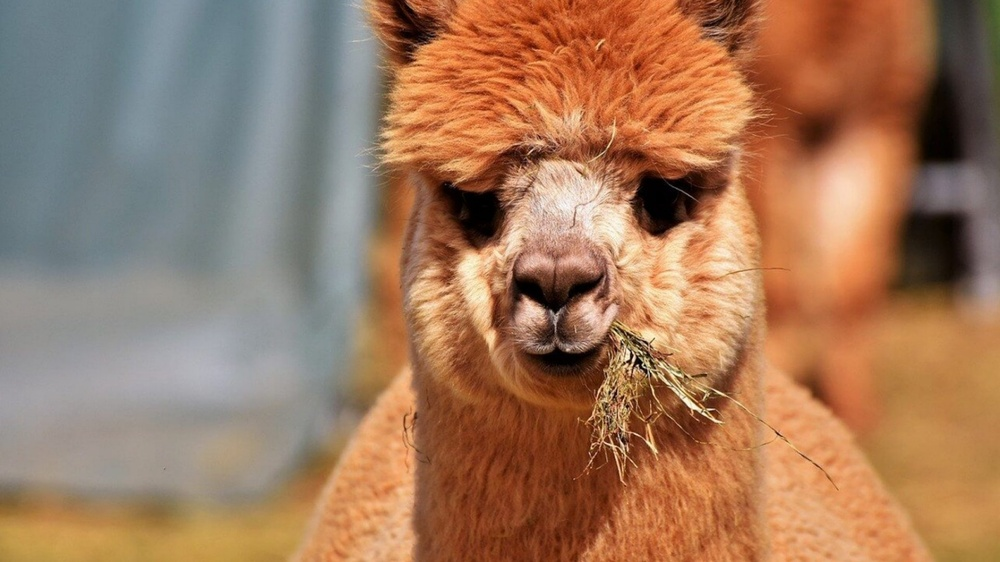
#> input picture Web/lista4/img/1.jpg, 1000 x 562 px, shrunk from 1920 x 1080 before the run
$ python -i modify_photos.py   (imports and definitions only)
#> lines starting #> are read from the running program, lines starting #| are printed output that depends on the picture
#> further down, picture is the input picture: PIL image 1000x562 RGB; mean R, G, B 160.8, 121.3, 93.7
from PIL import Image, ImageFilter, ImageEnhance
import numpy as np

def apply_distortions(img: Image.Image):
    img = img.filter(ImageFilter.GaussianBlur(radius=1))
    enhancer = ImageEnhance.Brightness(img)
    img = enhancer.enhance(0.8)
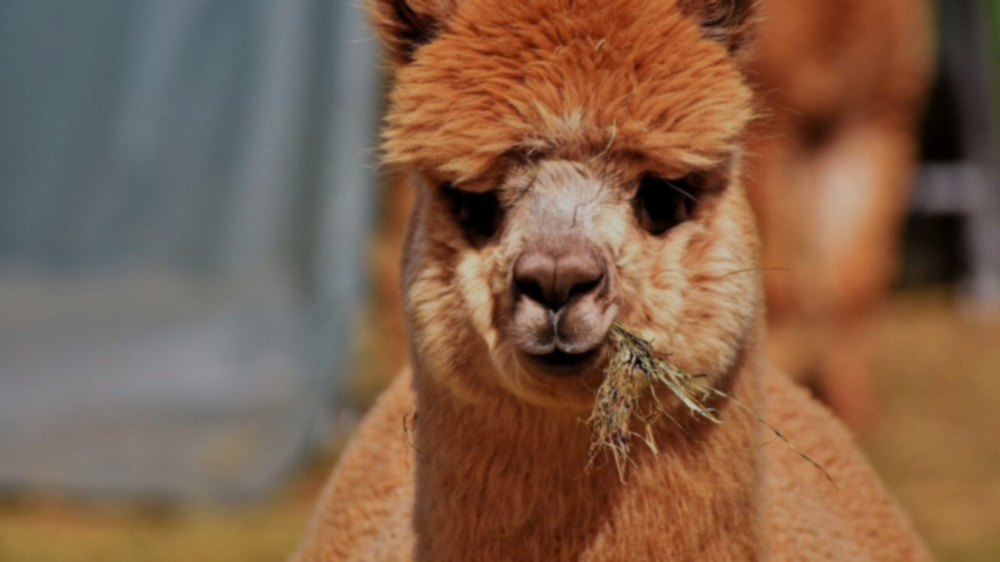
#> img: PIL image 1000x562 RGB; mean R, G, B 128.1, 96.5, 74.3
    np_img = np.array(img).astype(np.float32)
    noise = np.random.normal(0, 10, np_img.shape).astype(np.float32)
    np_img += noise
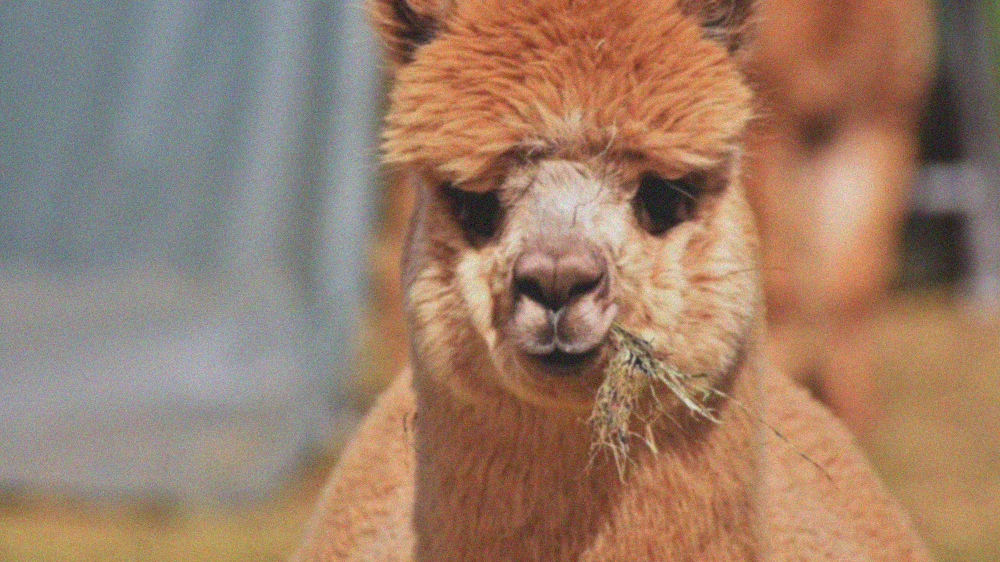
#> np_img: shape (562, 1000, 3) float32; mean R, G, B 128, 96.5, 74.3; drawn with min black and max white
    np_img = np.clip(np_img, 0, 255).astype(np.uint8)
    return Image.fromarray(np_img)

>>> from PIL import Image
>>> picture = Image.open('../../Web/lista4/img/1.jpg')
>>> result = apply_distortions(picture)

$ run again, on Web/lista4/img/2.jpg
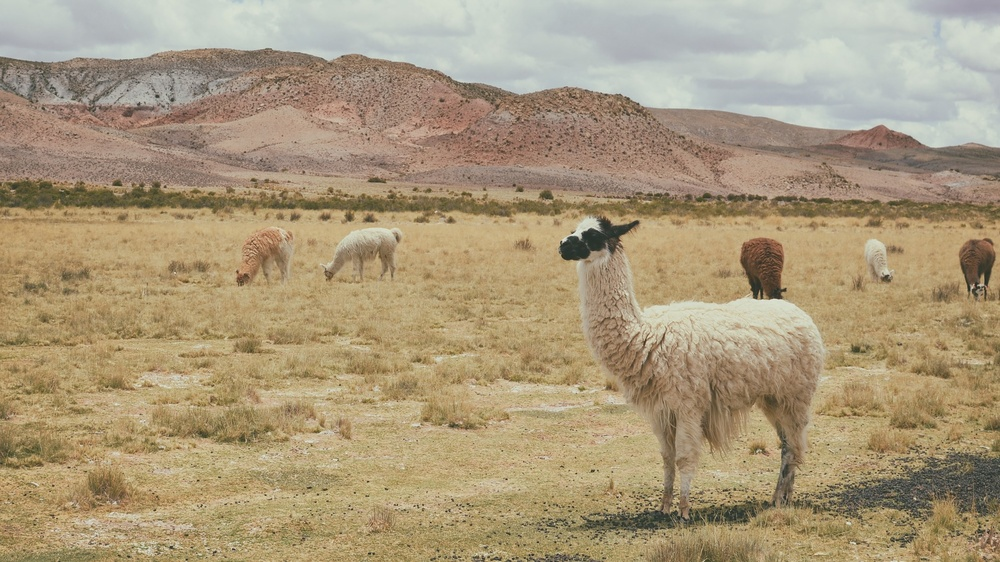
#> input picture Web/lista4/img/2.jpg, 1000 x 562 px, shrunk from 1920 x 1080 before the run
#> picture is the input picture: PIL image 1000x562 RGB; mean R, G, B 169.4, 152.6, 122.8
#> in apply_distortions, `img = enhancer.enhance(0.8)`:
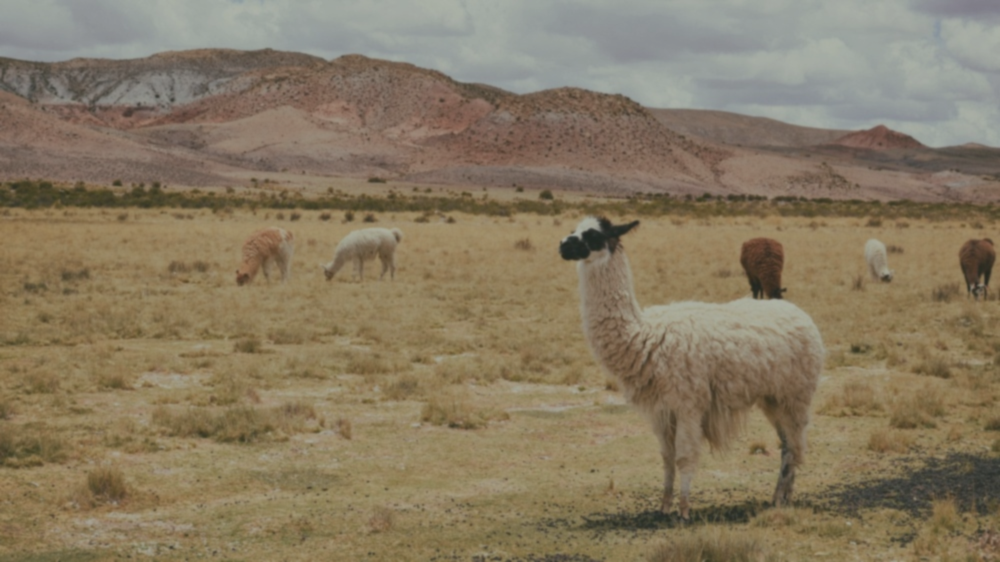
#> img: PIL image 1000x562 RGB; mean R, G, B 134.7, 121.3, 97.5

$ run again, on Web/lista4/img/3.jpg
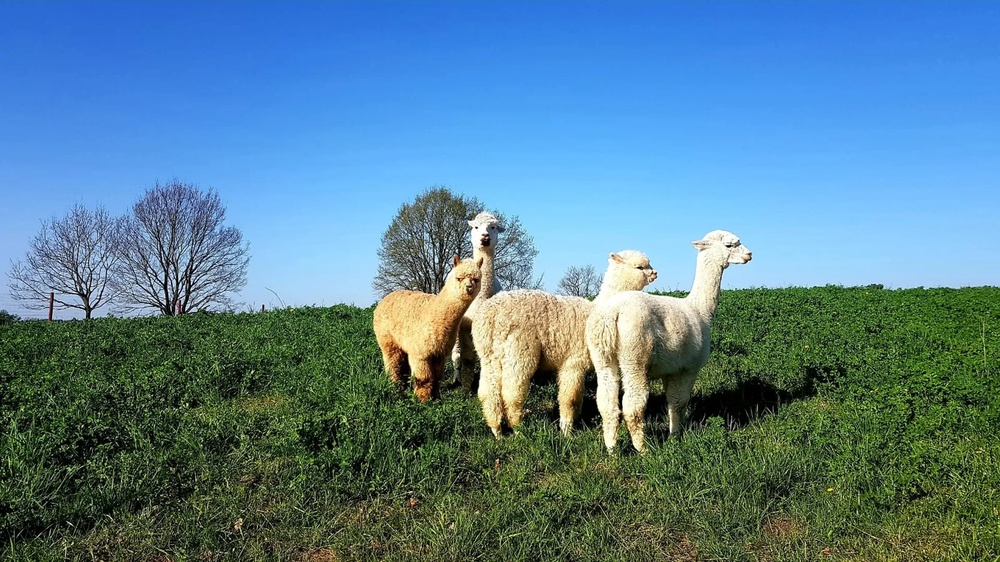
#> input picture Web/lista4/img/3.jpg, 1000 x 562 px, shrunk from 1920 x 1080 before the run
#> picture is the input picture: PIL image 1000x562 RGB; mean R, G, B 88.1, 127.6, 147.2
#> in apply_distortions, `img = enhancer.enhance(0.8)`:
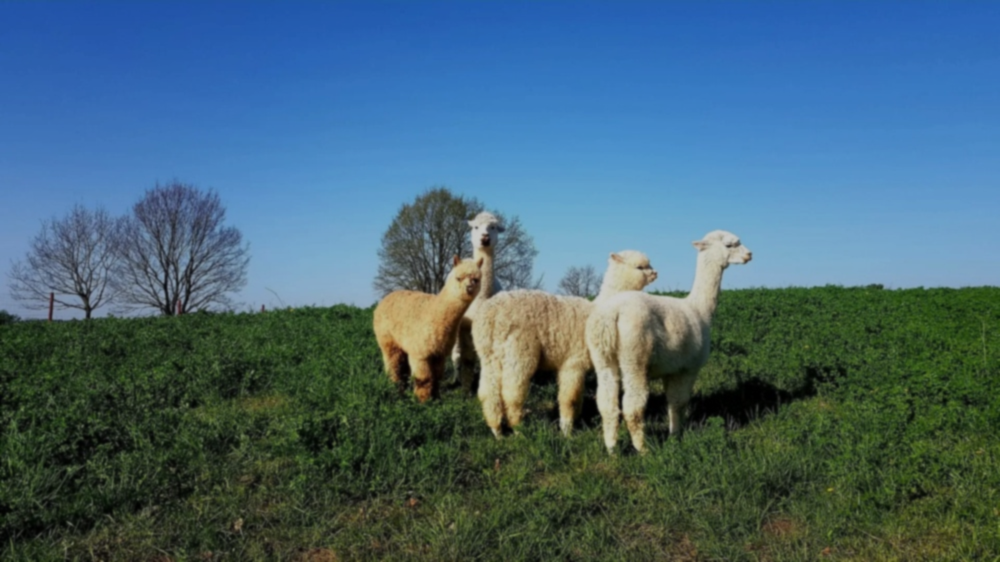
#> img: PIL image 1000x562 RGB; mean R, G, B 69.8, 101.5, 117.2
#> in apply_distortions, `np_img += noise`:
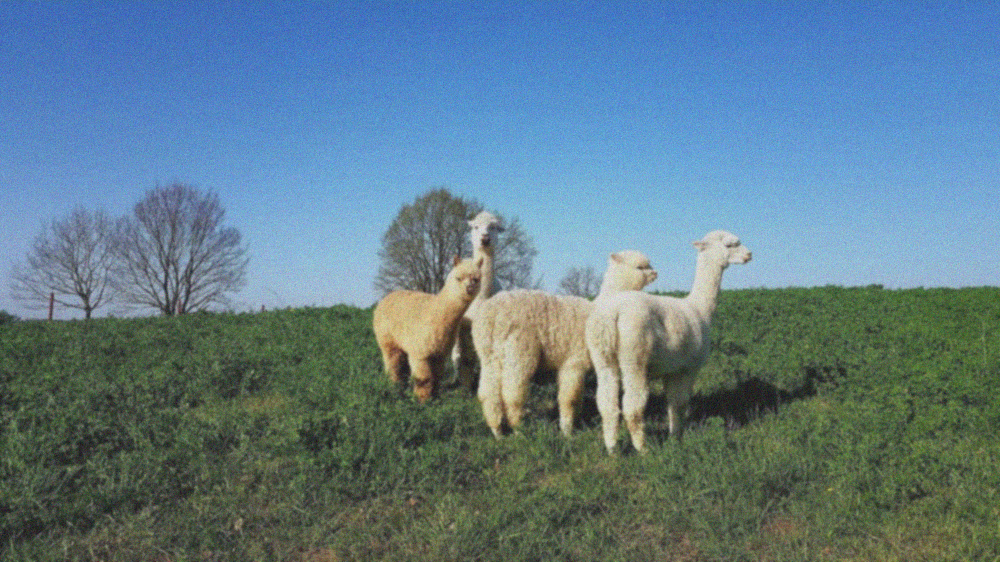
#> np_img: shape (562, 1000, 3) float32; mean R, G, B 69.8, 101.5, 117.2; drawn with min black and max white

$ run again, on Web/lista4/img/bg.jpg
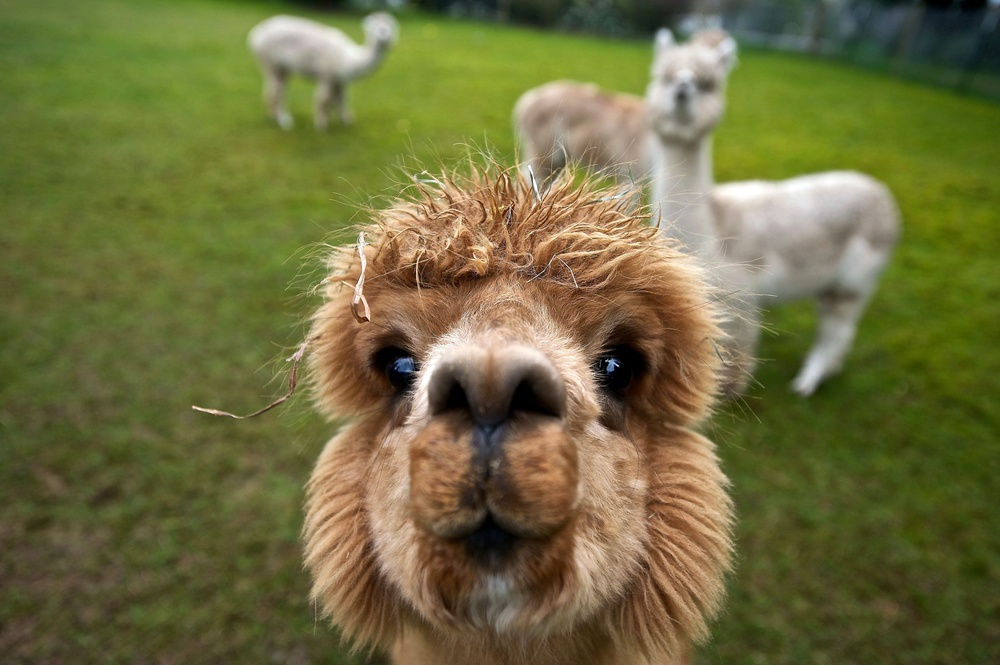
#> input picture Web/lista4/img/bg.jpg, 1000 x 665 px, shrunk from 4256 x 2832 before the run
#> picture is the input picture: PIL image 1000x665 RGB; mean R, G, B 111.2, 109, 62.7
#> in apply_distortions, `img = enhancer.enhance(0.8)`:
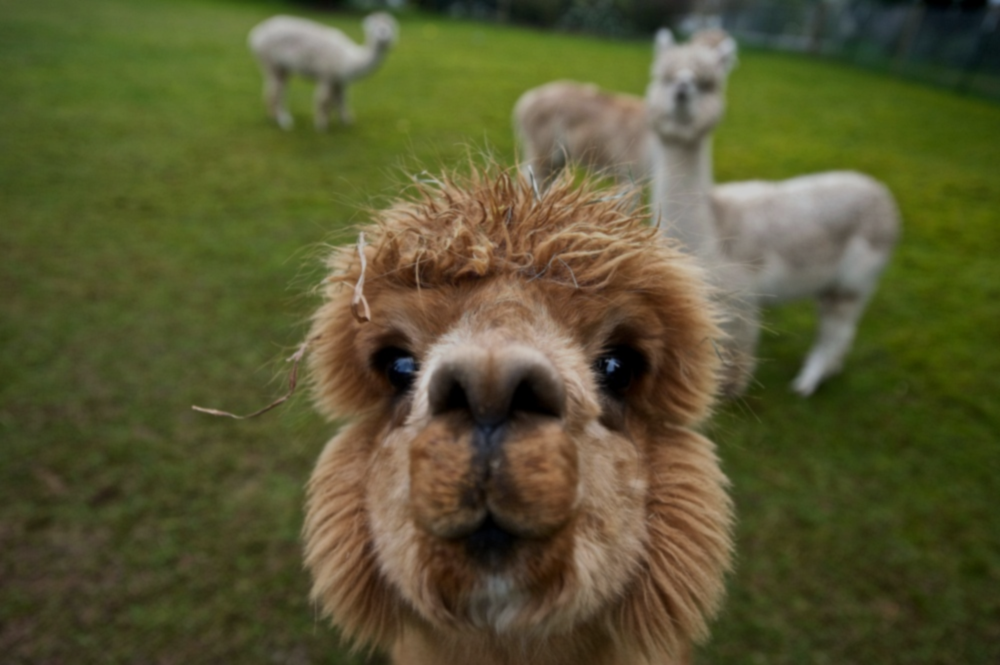
#> img: PIL image 1000x665 RGB; mean R, G, B 88.3, 86.6, 49.5
#> in apply_distortions, `np_img += noise`:
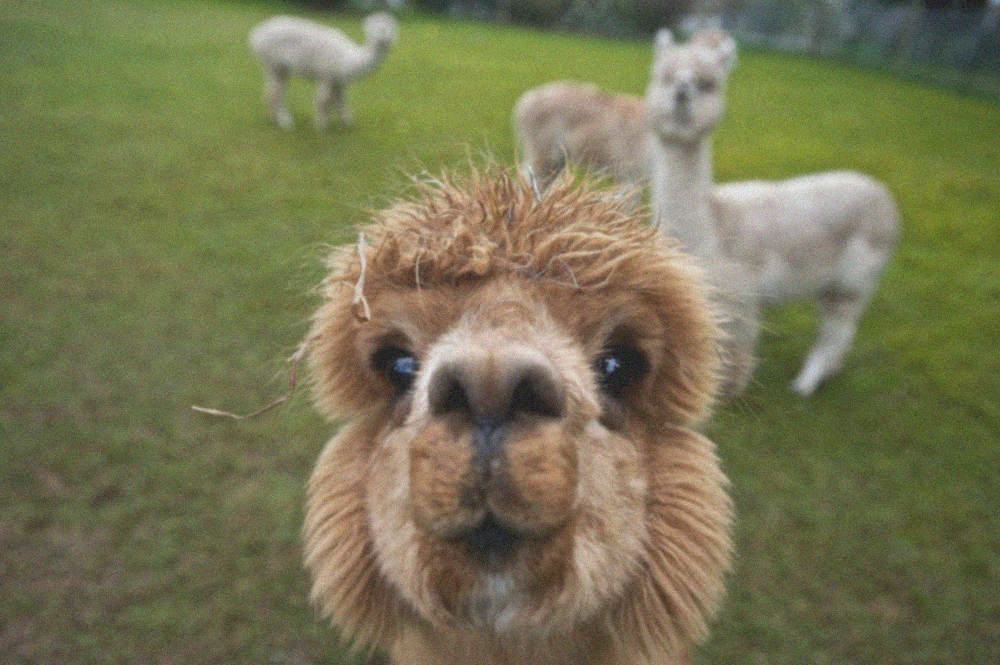
#> np_img: shape (665, 1000, 3) float32; mean R, G, B 88.3, 86.6, 49.5; drawn with min black and max white
